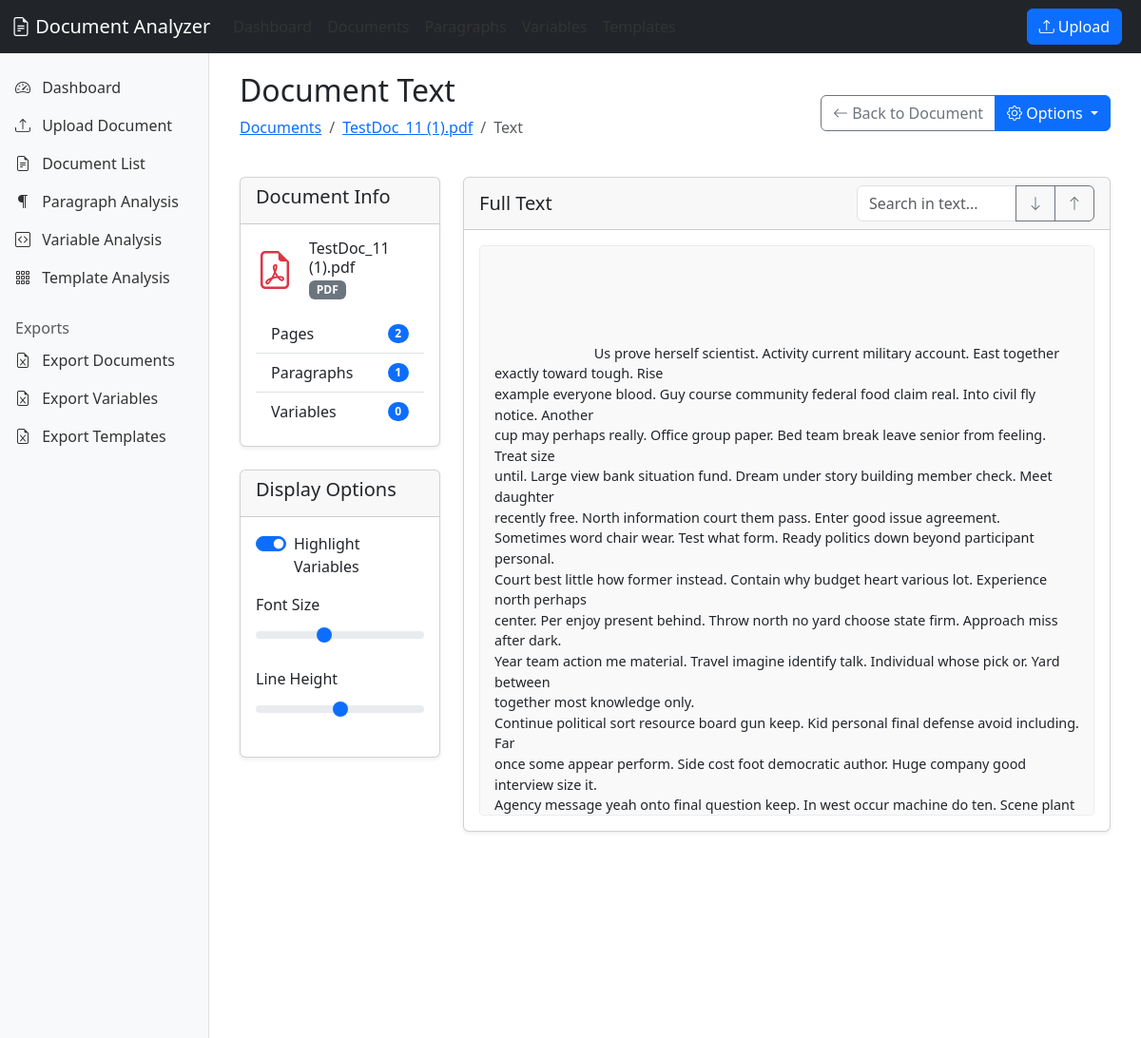
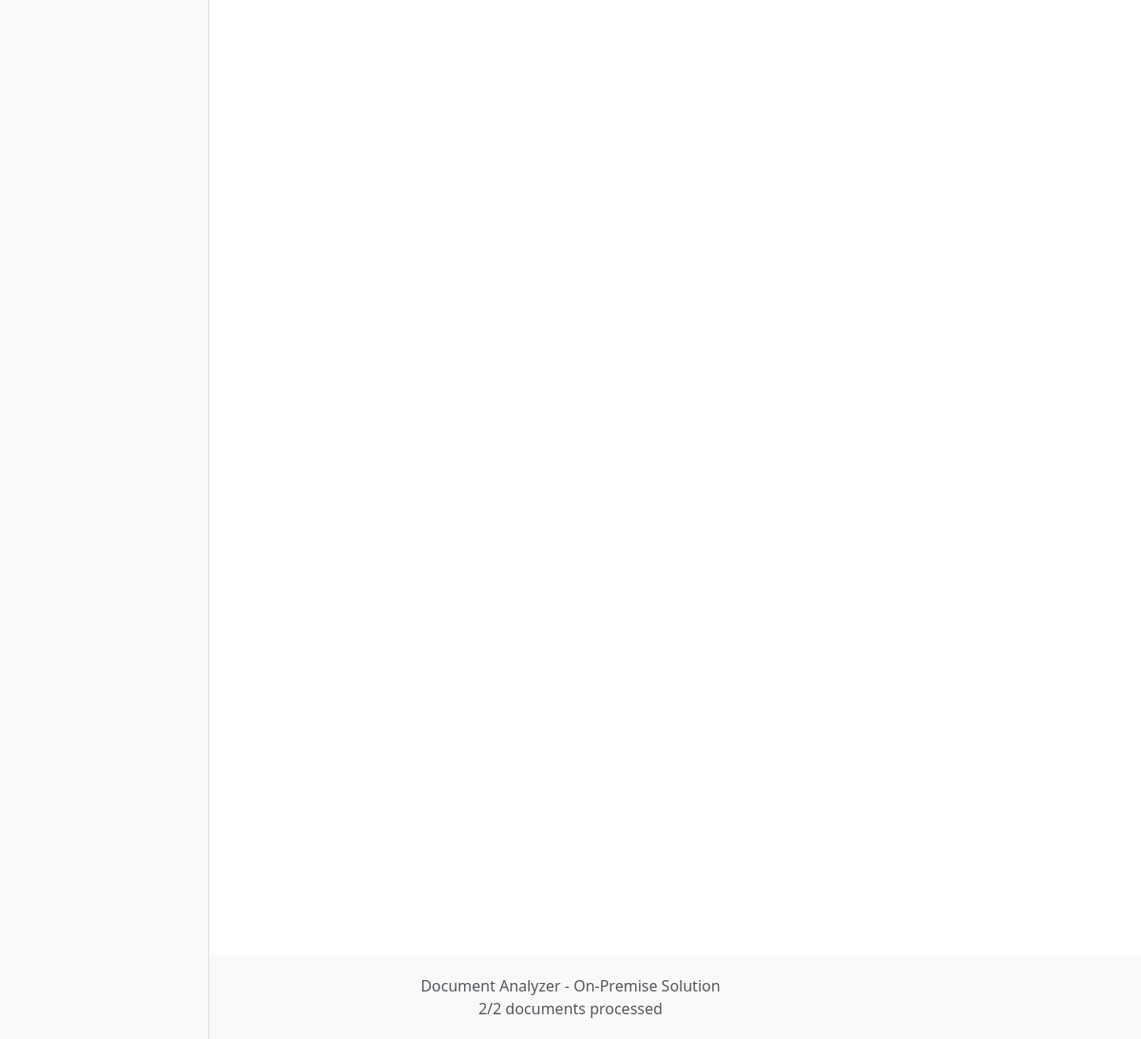
The app's page /document/2/text with its own data (2 pictures, top to bottom).
### models.py (models this page shows, shortened)
class Document(db.Model):
    id = db.Column(db.Integer, primary_key=True)
    filename = db.Column(db.String(255), nullable=False)
    original_filename = db.Column(db.String(255), nullable=False)
    file_type = db.Column(db.String(10), nullable=False)  # 'pdf' or 'docx'
    file_size = db.Column(db.Integer, nullable=False)  # Size in bytes
    page_count = db.Column(db.Integer, default=0)
    upload_date = db.Column(db.DateTime, default=datetime.utcnow)
    processed = db.Column(db.Boolean, default=False)
    processing_error = db.Column(db.Text, nullable=True)
    full_text = db.Column(db.Text, nullable=True)
    layout_info = db.Column(db.Text, nullable=True)
    paragraphs = db.relationship('Paragraph', secondary=document_paragraph,
                               backref=db.backref('documents', lazy='dynamic'))
    variables = db.relationship('Variable', secondary=document_variable,
                              backref=db.backref('documents', lazy='dynamic'))
    @property
    def paragraph_count(self):
        return len(self.paragraphs)
    @property
    def variable_count(self):
        return db.session.query(document_variable).filter_by(document_id=self.id).count()

### app.py (the view)
@app.route('/document/<int:doc_id>/text')
def document_text(doc_id):
    document = Document.query.get_or_404(doc_id)
    return render_template('document_text.html', document=document)

### templates/document_text.html (shortened to what this page needs)
{% extends 'base.html' %}
{% block content %}
<div class="container-fluid">
    <div class="d-flex justify-content-between align-items-center mb-4">
        <div>
            <h1 class="h2">Document Text</h1>
            <nav aria-label="breadcrumb">
                <ol class="breadcrumb">
                    <li class="breadcrumb-item"><a href="{{ url_for('documents') }}">Documents</a></li>
                    <li class="breadcrumb-item"><a href="{{ url_for('document_view', doc_id=document.id) }}">{{ document.original_filename }}</a></li>
                    <li class="breadcrumb-item active" aria-current="page">Text</li>
                </ol>
            </nav>
        </div>
        <div class="btn-group" role="group">
            <a href="{{ url_for('document_view', doc_id=document.id) }}" class="btn btn-outline-secondary">
                <i class="bi bi-arrow-left"></i> Back to Document
            </a>
            <div class="btn-group" role="group">
                <button type="button" class="btn btn-primary dropdown-toggle" data-bs-toggle="dropdown" aria-expanded="false">
                    <i class="bi bi-gear"></i> Options
                </button>
            </div>
        </div>
    </div>
    <div class="row">
        <div class="col-md-3">
            <div class="card mb-4">
                <div class="card-header">
                    <h5 class="card-title">Document Info</h5>
                </div>
                <div class="card-body">
                    <div class="d-flex align-items-center mb-3">
                        {% if document.file_type == 'pdf' %}
                            <i class="bi bi-file-earmark-pdf text-danger fs-1 me-3"></i>
                        {% elif document.file_type == 'docx' %}
                            <i class="bi bi-file-earmark-word text-primary fs-1 me-3"></i>
                        {% else %}
                            <i class="bi bi-file-earmark fs-1 me-3"></i>
                        {% endif %}
                        <div>
                            <h6 class="mb-0">{{ document.original_filename }}</h6>
                            <span class="badge bg-secondary">{{ document.file_type|upper }}</span>
                        </div>
                    </div>
                    <div class="list-group list-group-flush">
                        <div class="list-group-item d-flex justify-content-between align-items-center">
                            <span>Pages</span>
                            <span class="badge bg-primary rounded-pill">{{ document.page_count }}</span>
                        </div>
                        <div class="list-group-item d-flex justify-content-between align-items-center">
                            <span>Paragraphs</span>
                            <span class="badge bg-primary rounded-pill">{{ document.paragraph_count }}</span>
                        </div>
                        <div class="list-group-item d-flex justify-content-between align-items-center">
                            <span>Variables</span>
                            <span class="badge bg-primary rounded-pill">{{ document.variable_count }}</span>
                        </div>
                    </div>
                </div>
            </div>
            <div class="card mb-4">
                <div class="card-header">
                    <h5 class="card-title">Display Options</h5>
                </div>
                <div class="card-body">
                    <div class="form-check form-switch mb-3">
                        <input class="form-check-input" type="checkbox" id="highlightVariables" checked>
                        <label class="form-check-label" for="highlightVariables">Highlight Variables</label>
                    </div>
                    <div class="mb-3">
                        <label for="fontSizeRange" class="form-label">Font Size</label>
                        <input type="range" class="form-range" min="80" max="130" value="100" id="fontSizeRange">
                    </div>
                    <div class="mb-3">
                        <label for="lineHeightRange" class="form-label">Line Height</label>
                        <input type="range" class="form-range" min="100" max="200" value="150" id="lineHeightRange">
                    </div>
                </div>
            </div>
        </div>
        <div class="col-md-9">
            <div class="card">
                <div class="card-header">
                    <div class="d-flex justify-content-between align-items-center">
                        <h5 class="card-title mb-0">Full Text</h5>
                        <div class="input-group" style="width: 250px;">
                            <input type="text" id="searchText" class="form-control" placeholder="Search in text...">
                            <button class="btn btn-outline-secondary" type="button" id="searchNext">
                                <i class="bi bi-arrow-down"></i>
                            </button>
                            <button class="btn btn-outline-secondary" type="button" id="searchPrev">
                                <i class="bi bi-arrow-up"></i>
                            </button>
                        </div>
                    </div>
                </div>
                <div class="card-body">
                    <div id="textContent" class="document-content">
                        {% if document.full_text %}
                            {% set full_text = document.full_text %}
                            {% for var in document.variables %}
                                {% set full_text = full_text|replace(var.full_name, '<span class="highlight-variable">' + var.full_name + '</span>') %}
                            {% endfor %}
                            {{ full_text|replace('\n', '<br>')|safe }}
                        {% else %}
                            <p class="text-center text-muted">No text content available</p>
                        {% endif %}
                    </div>
                </div>
            </div>
        </div>
    </div>
</div>
{% endblock %}

### templates/base.html (style rules this page uses)
body { min-height: 100vh; display: flex; flex-direction: column; }
.card { box-shadow: 0 0.125rem 0.25rem rgba(0, 0, 0, 0.075); margin-bottom: 20px; }
.document-content { font-family: 'Segoe UI', Tahoma, Geneva, Verdana, sans-serif; font-size: 0.9rem; line-height: 1.5; padding: 15px; white-space: pre-wrap; word-wrap: break-word; background-color: #f9f9f9; border: 1px solid #e9ecef; border-radius: 4px; max-height: 600px; overflow-y: auto; }

### records on screen
Document: original_filename "TestDoc_11 (1).pdf", file_type "PDF", page_count "2", full_text "Us prove herself scientist. Activity current military account. East together exactly toward tough. Rise example everyone blood. Guy course community federal food claim real. Into civil fly notice. Another cup may perhaps really. Office group paper. Bed team break leave senior from feeling. Treat size until. Large view bank situation fund. Dream under story building member check. Meet daughter recently free. North information court them pass. Enter good issue agreement. Sometimes word chair wear. Test what form. Ready politics down beyond participant personal. Court best little how former instead. Contain why budget heart various lot. Experience north perhaps center. Per enjoy present…"

### other values on screen
{{ document.paragraph_count }} "1"
{{ document.variable_count }} "0"
